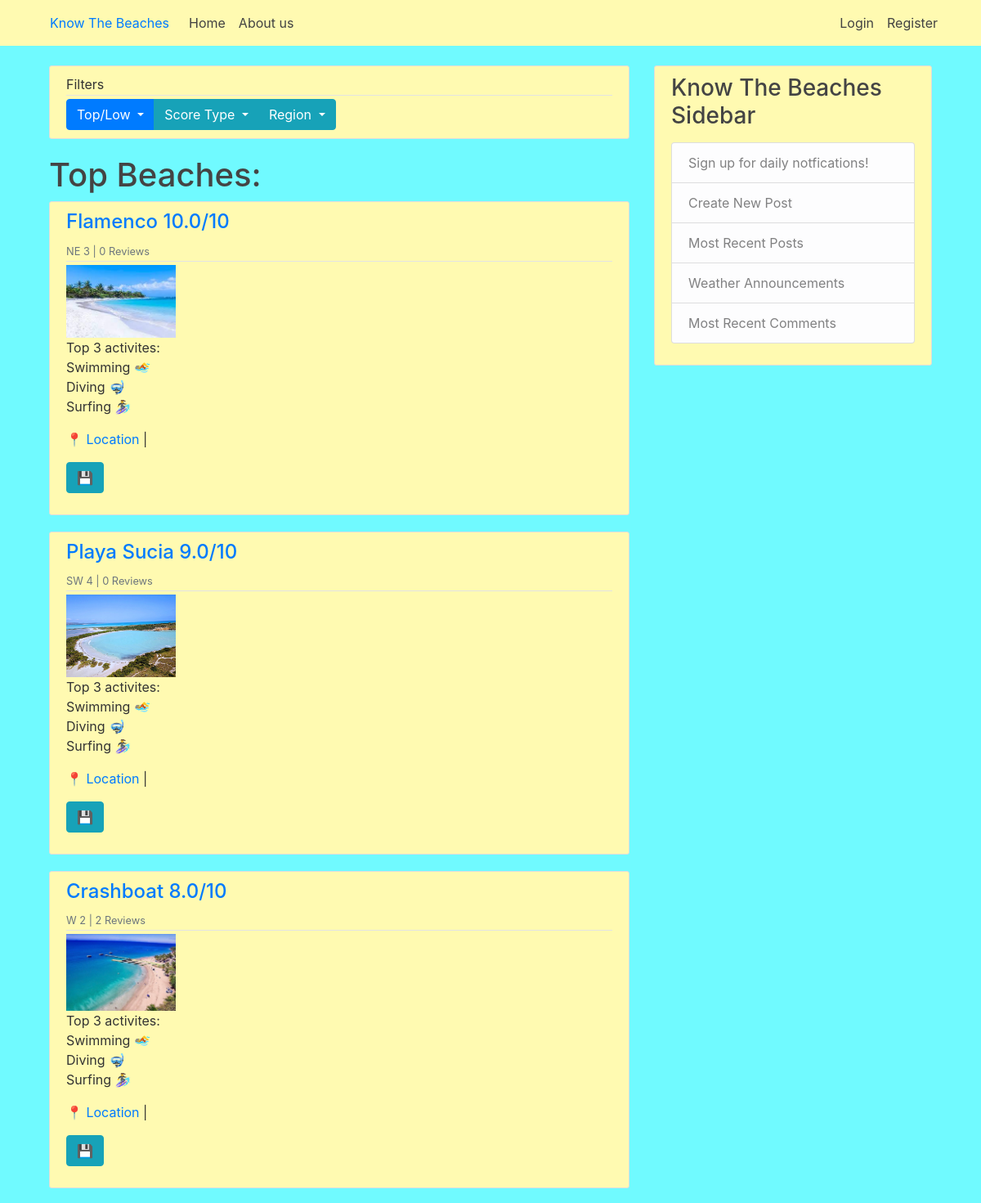
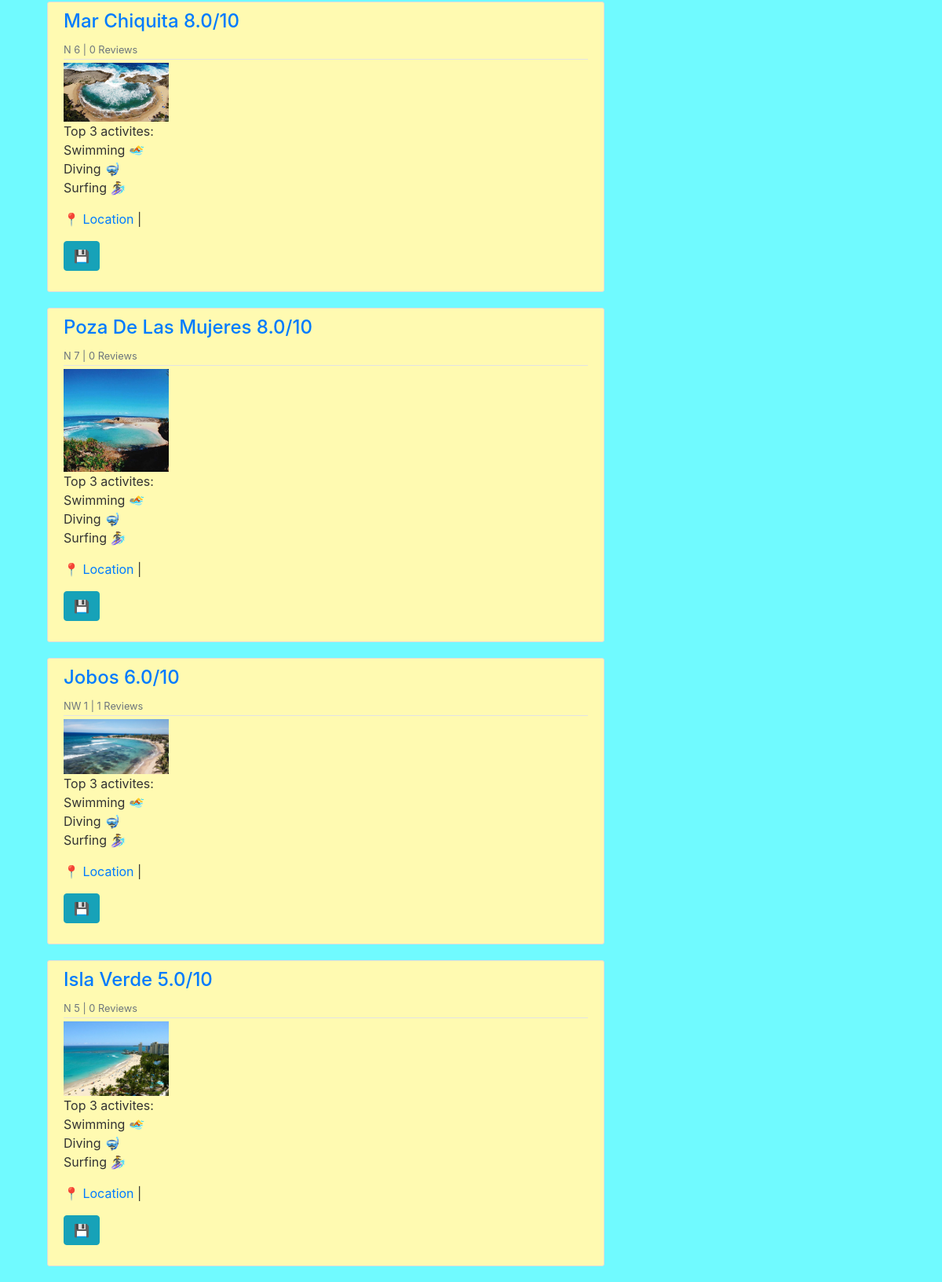
The app's page /, older data (2 pictures, top to bottom).
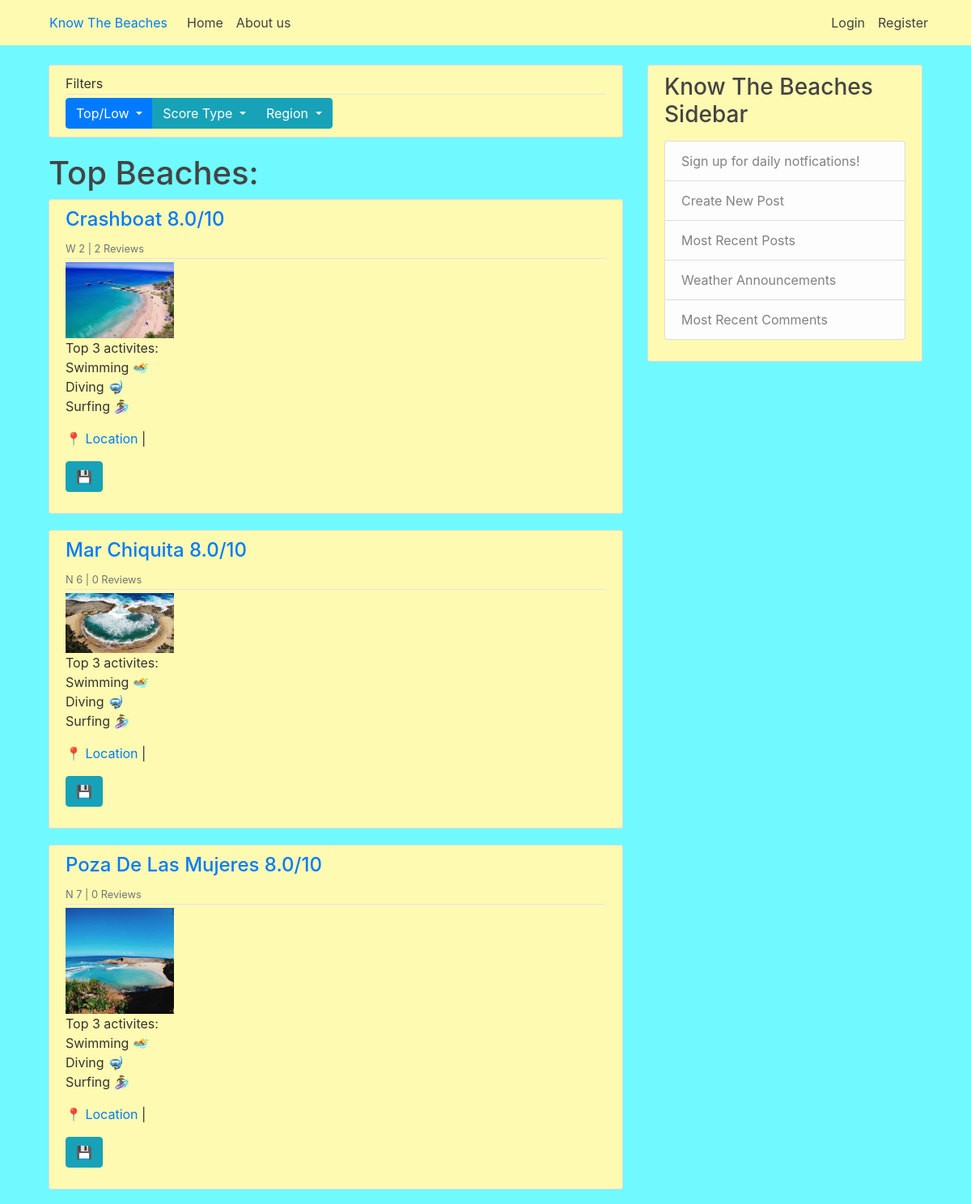
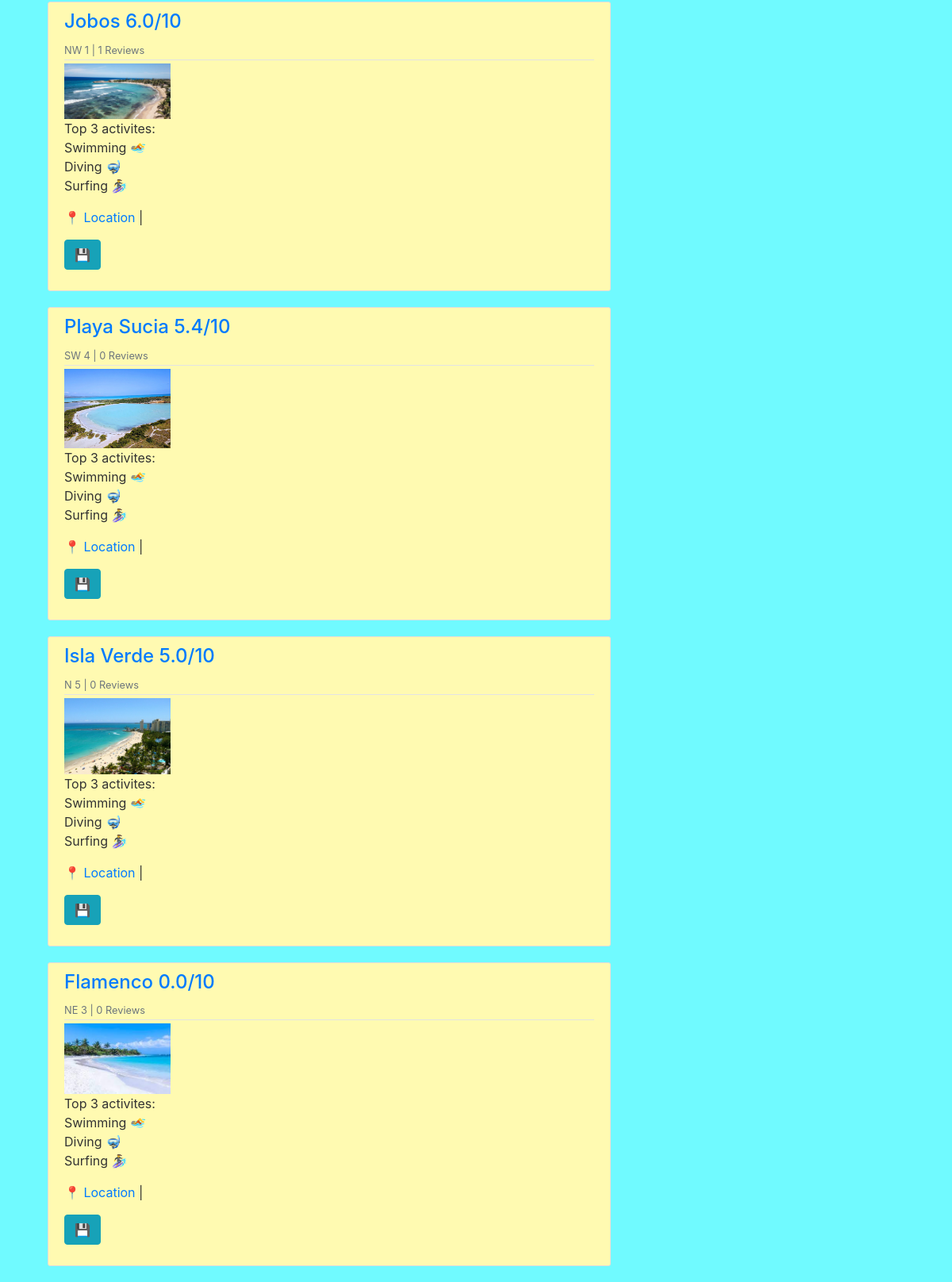
The same page, newer data (2 pictures, top to bottom).
### beach/models.py (models this page shows, shortened)
class Beach(models.Model):
    name = models.CharField(max_length = 60)
    img = models.ImageField(upload_to='beach_pic', null = True)
    region = models.CharField(max_length = 2, choices=CHOICE_REGIONS) # N, NE, E, SE, S, SW, W, NW
    overallRating = models.DecimalField(max_digits=3, decimal_places=1, null = True)
    swimRating = models.DecimalField(max_digits=3, decimal_places=1, null = True)
    diveRating = models.DecimalField(max_digits=3, decimal_places=1, null = True)
    surfRating = models.DecimalField(max_digits=3, decimal_places=1, null = True)
    loungeRating = models.DecimalField(max_digits=3, decimal_places=1, null = True)
    boatRating = models.DecimalField(max_digits=3, decimal_places=1, null = True)
    isCleanRating = models.DecimalField(max_digits=3, decimal_places=1, null = True)
    safetyRating = models.DecimalField(max_digits=3, decimal_places=1, null = True)
    lifeguardRating = models.CharField(max_length = 3, choices=CHOICE_AVAILABLE, default= 'No')

### home/views.py (the view)
# urls.py: path('', views.home, name = 'home'),
def home(request):
    beachesCommentAmount = {}
    for beach in topOverallBeaches:
        beachesCommentAmount[str(beach.name)] = Comment.objects.filter(beach__name=beach.name).count()
    context = {
        'topOverallBeaches' : topOverallBeaches,
        'beachesCommentAmount' : beachesCommentAmount,
    }
    return render(request, 'home/home.html', context)

### templates/home/home.html (shortened to what this page needs)
{% extends "base.html" %}
{% block content %}
<article class="media content-section">
  <div class="media-body">
    <div class="article-metadata">
      Filters
    </div>
    <div>
      <div class="btn-group" role="group" aria-label="Button Group with Dropdown">
        <div class="btn-group">
          <button class="btn btn-primary dropdown-toggle" type="button" id="dropdownMenuButton1" data-toggle="dropdown" aria-haspopup="true" aria-expanded="false">
            Top/Low
          </button>
        </div>
        <div class="btn-group">
          <button class="btn btn-info dropdown-toggle" type="button" id="dropdownMenuButton2" data-toggle="dropdown" aria-haspopup="true" aria-expanded="false">
            Score Type
          </button>
        </div>
        <div class="btn-group">
          <button class="btn btn-info dropdown-toggle" type="button" id="dropdownMenuButton3" data-toggle="dropdown" aria-haspopup="true" aria-expanded="false">
            Region
          </button>
      </div>
    </div>
  </div>
</article>
<h1>Top Beaches: </h1>
<div>
    {% for beach in topOverallBeaches %}
    <article class="media content-section">
        <div class="media-body">
          <div class="article-metadata">
            <h4><a class="mr-2" href="{% url 'beach' beach.name %}">{{ beach.name | title}} {{ beach.overallRating }}/10 </a> </h4>
            <div><small class="text-muted">{{ beach.region }} {{beach.id}} | {{ beachesCommentAmount|get:beach.name}} Reviews</small></div>
          </div>
          <div>
            <img src="{{beach.img.url}}" alt="image not found" width="20%">
          </div>
          <div>
            <p class="article-content">Top 3 activites: <br> Swimming 🏊 <br> Diving 🤿 <br> Surfing 🏄‍♀️ </p>
            <p class="article-content"><a href="/#">📍 Location </a> | <form action="add/{{beach.name}}"><button class="btn btn-info" type="btn">💾</button></form></p>
          </div>
        </div>
      </article>
  {% endfor %}
</div>
{% endblock content %}

### templates/base.html (shortened to what this page needs)
{% load static %}
<!doctype html>
<html lang="en">
  <head>
    <link rel="stylesheet" href="https://maxcdn.bootstrapcdn.com/bootstrap/4.0.0/css/bootstrap.min.css">
    <link rel="stylesheet" type = "text/css" href="{% static 'beach/main.css'%}">
  </head>
  <body>
    <header class="site-header">
        <nav class="navbar navbar-expand-md navbar-dark bg-steel fixed-top">
          <div class="container">
            <a class="nav-item nav-link" href="/">Know The Beaches</a>
            <div class="collapse navbar-collapse" id="navbarToggle">
              <div class="navbar-nav mr-auto">
                <a class="nav-item nav-link" href="/">Home</a>
                <a class="nav-item nav-link" href="/about">About us</a>
              </div>
              <div class="navbar-nav">
                {% if user.is_authenticated %}
                  <a class="nav-item nav-link"> Welcome {{ user.username }} !</a>
                  <a class="nav-item nav-link" href="{% url 'profile' user.username %}">Profile</a>
                  <a class="nav-item nav-link" href="{% url 'logout' %}">Logout</a>
                {% else %}
                  <a class="nav-item nav-link" href="{% url 'login' %}">Login</a>
                  <a class="nav-item nav-link" href="{% url 'register' %}">Register</a>
                {% endif %}
              </div>
            </div>
          </div>
        </nav>
      </header>
      <div class = "container">
        <main role="main" class="container">
            <div class="row">
              <div class="col-md-8">
                {% block content %}{% endblock %}
              </div>
              <div class="col-md-4">
                <div class="content-section">
                  <h3>Know The Beaches Sidebar</h3>
                  <p class='text-muted'>
                    <ul class="list-group">
                      <li class="list-group-item list-group-item-light">Sign up for daily notfications!</li>
                      <li class="list-group-item list-group-item-light">Create New Post</li>
                      <li class="list-group-item list-group-item-light"> Most Recent Posts</li>
                      <li class="list-group-item list-group-item-light">Weather Announcements</li>
                      <li class="list-group-item list-group-item-light">Most Recent Comments</li>
                    </ul>
                  </p>
                </div>
              </div>
            </div>
          </main>
      </div>
  </body>
</html>

### beach/static/beach/main.css (style rules this page uses)
body { background: #70faff; color: #333333; margin-top: 5rem; }
h1, h2, h3, h4, h5, h6 { color: #444444; }
ul { margin: 0; }
.bg-steel { background-color: #fffab1; }
.site-header .navbar-nav .nav-link { color: #424242; }
.content-section { background: #fffab1; padding: 10px 20px; border: 1px solid #dddddd; border-radius: 3px; margin-bottom: 20px; }
.article-content { white-space: pre-line; }
.article-metadata { padding-bottom: 1px; margin-bottom: 4px; border-bottom: 1px solid #e3e3e3 }

Row changes from the older to the newer data that the page shows:
changed Beach "Playa Sucia": overallRating "9.0" → "5.4"; moves down the list
changed Beach "Flamenco": overallRating "10.0" → "0.0"; moves down the list
